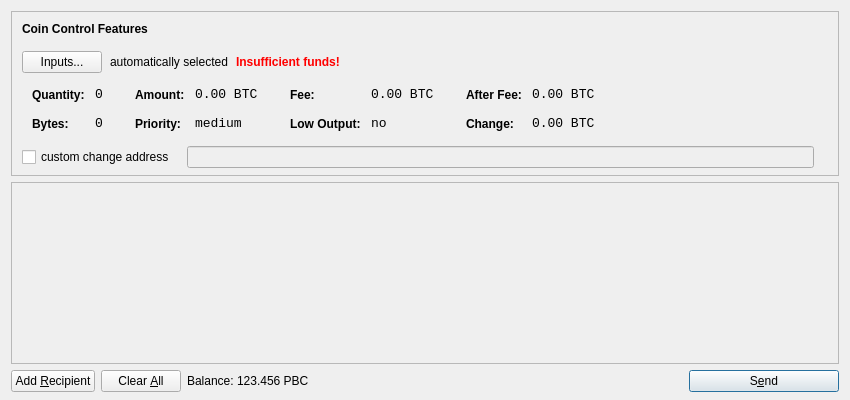
<?xml version="1.0" encoding="UTF-8"?>
<ui version="4.0">
 <class>SendCoinsDialog</class>
 <widget class="QDialog" name="SendCoinsDialog">
  <property name="geometry">
   <rect>
    <x>0</x>
    <y>0</y>
    <width>850</width>
    <height>400</height>
   </rect>
  </property>
  <property name="windowTitle">
   <string>Send Coins</string>
  </property>
  <layout class="QVBoxLayout" name="verticalLayout" stretch="0,1,0">
   <property name="bottomMargin">
    <number>8</number>
   </property>
   <item>
    <widget class="QFrame" name="frameCoinControl">
     <property name="sizePolicy">
      <sizepolicy hsizetype="Expanding" vsizetype="Expanding">
       <horstretch>0</horstretch>
       <verstretch>0</verstretch>
      </sizepolicy>
     </property>
     <property name="maximumSize">
      <size>
       <width>16777215</width>
       <height>16777215</height>
      </size>
     </property>
     <property name="frameShape">
      <enum>QFrame::StyledPanel</enum>
     </property>
     <property name="frameShadow">
      <enum>QFrame::Sunken</enum>
     </property>
     <layout class="QVBoxLayout" name="verticalLayoutCoinControl2">
      <property name="spacing">
       <number>-1</number>
      </property>
      <property name="leftMargin">
       <number>0</number>
      </property>
      <property name="topMargin">
       <number>0</number>
      </property>
      <property name="rightMargin">
       <number>0</number>
      </property>
      <property name="bottomMargin">
       <number>6</number>
      </property>
      <item>
       <layout class="QVBoxLayout" name="verticalLayoutCoinControl" stretch="0,0,0,0,1">
        <property name="spacing">
         <number>0</number>
        </property>
        <property name="leftMargin">
         <number>10</number>
        </property>
        <property name="topMargin">
         <number>10</number>
        </property>
        <item>
         <layout class="QHBoxLayout" name="horizontalLayoutCoinControl1">
          <property name="bottomMargin">
           <number>15</number>
          </property>
          <item>
           <widget class="QLabel" name="labelCoinControlFeatures">
            <property name="sizePolicy">
             <sizepolicy hsizetype="Preferred" vsizetype="Maximum">
              <horstretch>0</horstretch>
              <verstretch>0</verstretch>
             </sizepolicy>
            </property>
            <property name="font">
             <font>
              <weight>75</weight>
              <bold>true</bold>
             </font>
            </property>
            <property name="styleSheet">
             <string notr="true">font-weight:bold;</string>
            </property>
            <property name="text">
             <string>Coin Control Features</string>
            </property>
           </widget>
          </item>
         </layout>
        </item>
        <item>
         <layout class="QHBoxLayout" name="horizontalLayoutCoinControl2" stretch="0,0,0,0">
          <property name="spacing">
           <number>8</number>
          </property>
          <property name="bottomMargin">
           <number>10</number>
          </property>
          <item>
           <widget class="QPushButton" name="pushButtonCoinControl">
            <property name="styleSheet">
             <string notr="true"/>
            </property>
            <property name="text">
             <string>Inputs...</string>
            </property>
           </widget>
          </item>
          <item>
           <widget class="QLabel" name="labelCoinControlAutomaticallySelected">
            <property name="text">
             <string>automatically selected</string>
            </property>
            <property name="margin">
             <number>5</number>
            </property>
           </widget>
          </item>
          <item>
           <widget class="QLabel" name="labelCoinControlInsuffFunds">
            <property name="font">
             <font>
              <weight>75</weight>
              <bold>true</bold>
             </font>
            </property>
            <property name="styleSheet">
             <string notr="true">color:red;font-weight:bold;</string>
            </property>
            <property name="text">
             <string>Insufficient funds!</string>
            </property>
            <property name="margin">
             <number>5</number>
            </property>
           </widget>
          </item>
          <item>
           <spacer name="horizontalSpacerCoinControl">
            <property name="orientation">
             <enum>Qt::Horizontal</enum>
            </property>
            <property name="sizeHint" stdset="0">
             <size>
              <width>40</width>
              <height>1</height>
             </size>
            </property>
           </spacer>
          </item>
         </layout>
        </item>
        <item>
         <widget class="QWidget" name="widgetCoinControl" native="true">
          <property name="sizePolicy">
           <sizepolicy hsizetype="Preferred" vsizetype="Preferred">
            <horstretch>0</horstretch>
            <verstretch>0</verstretch>
           </sizepolicy>
          </property>
          <property name="minimumSize">
           <size>
            <width>0</width>
            <height>0</height>
           </size>
          </property>
          <property name="styleSheet">
           <string notr="true"/>
          </property>
          <layout class="QHBoxLayout" name="horizontalLayoutCoinControl5">
           <property name="margin">
            <number>0</number>
           </property>
           <item>
            <layout class="QHBoxLayout" name="horizontalLayoutCoinControl3" stretch="0,0,0,1">
             <property name="spacing">
              <number>20</number>
             </property>
             <property name="topMargin">
              <number>0</number>
             </property>
             <property name="bottomMargin">
              <number>10</number>
             </property>
             <item>
              <layout class="QFormLayout" name="formLayoutCoinControl1">
               <property name="horizontalSpacing">
                <number>10</number>
               </property>
               <property name="verticalSpacing">
                <number>14</number>
               </property>
               <property name="leftMargin">
                <number>10</number>
               </property>
               <property name="topMargin">
                <number>4</number>
               </property>
               <property name="rightMargin">
                <number>6</number>
               </property>
               <item row="0" column="0">
                <widget class="QLabel" name="labelCoinControlQuantityText">
                 <property name="styleSheet">
                  <string notr="true">font-weight:bold;</string>
                 </property>
                 <property name="text">
                  <string>Quantity:</string>
                 </property>
                 <property name="margin">
                  <number>0</number>
                 </property>
                </widget>
               </item>
               <item row="0" column="1">
                <widget class="QLabel" name="labelCoinControlQuantity">
                 <property name="font">
                  <font>
                   <family>Monospace</family>
                   <pointsize>10</pointsize>
                  </font>
                 </property>
                 <property name="cursor">
                  <cursorShape>IBeamCursor</cursorShape>
                 </property>
                 <property name="contextMenuPolicy">
                  <enum>Qt::ActionsContextMenu</enum>
                 </property>
                 <property name="text">
                  <string notr="true">0</string>
                 </property>
                 <property name="margin">
                  <number>0</number>
                 </property>
                 <property name="textInteractionFlags">
                  <set>Qt::LinksAccessibleByMouse|Qt::TextSelectableByKeyboard|Qt::TextSelectableByMouse</set>
                 </property>
                </widget>
               </item>
               <item row="1" column="0">
                <widget class="QLabel" name="labelCoinControlBytesText">
                 <property name="styleSheet">
                  <string notr="true">font-weight:bold;</string>
                 </property>
                 <property name="text">
                  <string>Bytes:</string>
                 </property>
                </widget>
               </item>
               <item row="1" column="1">
                <widget class="QLabel" name="labelCoinControlBytes">
                 <property name="font">
                  <font>
                   <family>Monospace</family>
                   <pointsize>10</pointsize>
                  </font>
                 </property>
                 <property name="cursor">
                  <cursorShape>IBeamCursor</cursorShape>
                 </property>
                 <property name="contextMenuPolicy">
                  <enum>Qt::ActionsContextMenu</enum>
                 </property>
                 <property name="text">
                  <string notr="true">0</string>
                 </property>
                 <property name="textInteractionFlags">
                  <set>Qt::LinksAccessibleByMouse|Qt::TextSelectableByKeyboard|Qt::TextSelectableByMouse</set>
                 </property>
                </widget>
               </item>
              </layout>
             </item>
             <item>
              <layout class="QFormLayout" name="formLayoutCoinControl2">
               <property name="horizontalSpacing">
                <number>10</number>
               </property>
               <property name="verticalSpacing">
                <number>14</number>
               </property>
               <property name="leftMargin">
                <number>6</number>
               </property>
               <property name="topMargin">
                <number>4</number>
               </property>
               <property name="rightMargin">
                <number>6</number>
               </property>
               <item row="0" column="0">
                <widget class="QLabel" name="labelCoinControlAmountText">
                 <property name="styleSheet">
                  <string notr="true">font-weight:bold;</string>
                 </property>
                 <property name="text">
                  <string>Amount:</string>
                 </property>
                 <property name="margin">
                  <number>0</number>
                 </property>
                </widget>
               </item>
               <item row="0" column="1">
                <widget class="QLabel" name="labelCoinControlAmount">
                 <property name="font">
                  <font>
                   <family>Monospace</family>
                   <pointsize>10</pointsize>
                  </font>
                 </property>
                 <property name="cursor">
                  <cursorShape>IBeamCursor</cursorShape>
                 </property>
                 <property name="contextMenuPolicy">
                  <enum>Qt::ActionsContextMenu</enum>
                 </property>
                 <property name="text">
                  <string notr="true">0.00 BTC</string>
                 </property>
                 <property name="textInteractionFlags">
                  <set>Qt::LinksAccessibleByMouse|Qt::TextSelectableByKeyboard|Qt::TextSelectableByMouse</set>
                 </property>
                </widget>
               </item>
               <item row="1" column="0">
                <widget class="QLabel" name="labelCoinControlPriorityText">
                 <property name="styleSheet">
                  <string notr="true">font-weight:bold;</string>
                 </property>
                 <property name="text">
                  <string>Priority:</string>
                 </property>
                </widget>
               </item>
               <item row="1" column="1">
                <widget class="QLabel" name="labelCoinControlPriority">
                 <property name="font">
                  <font>
                   <family>Monospace</family>
                   <pointsize>10</pointsize>
                  </font>
                 </property>
                 <property name="cursor">
                  <cursorShape>IBeamCursor</cursorShape>
                 </property>
                 <property name="contextMenuPolicy">
                  <enum>Qt::ActionsContextMenu</enum>
                 </property>
                 <property name="text">
                  <string>medium</string>
                 </property>
                 <property name="textInteractionFlags">
                  <set>Qt::LinksAccessibleByMouse|Qt::TextSelectableByKeyboard|Qt::TextSelectableByMouse</set>
                 </property>
                </widget>
               </item>
              </layout>
             </item>
             <item>
              <layout class="QFormLayout" name="formLayoutCoinControl3">
               <property name="horizontalSpacing">
                <number>10</number>
               </property>
               <property name="verticalSpacing">
                <number>14</number>
               </property>
               <property name="leftMargin">
                <number>6</number>
               </property>
               <property name="topMargin">
                <number>4</number>
               </property>
               <property name="rightMargin">
                <number>6</number>
               </property>
               <item row="0" column="0">
                <widget class="QLabel" name="labelCoinControlFeeText">
                 <property name="styleSheet">
                  <string notr="true">font-weight:bold;</string>
                 </property>
                 <property name="text">
                  <string>Fee:</string>
                 </property>
                 <property name="margin">
                  <number>0</number>
                 </property>
                </widget>
               </item>
               <item row="0" column="1">
                <widget class="QLabel" name="labelCoinControlFee">
                 <property name="font">
                  <font>
                   <family>Monospace</family>
                   <pointsize>10</pointsize>
                  </font>
                 </property>
                 <property name="cursor">
                  <cursorShape>IBeamCursor</cursorShape>
                 </property>
                 <property name="contextMenuPolicy">
                  <enum>Qt::ActionsContextMenu</enum>
                 </property>
                 <property name="text">
                  <string notr="true">0.00 BTC</string>
                 </property>
                 <property name="textInteractionFlags">
                  <set>Qt::LinksAccessibleByMouse|Qt::TextSelectableByKeyboard|Qt::TextSelectableByMouse</set>
                 </property>
                </widget>
               </item>
               <item row="1" column="0">
                <widget class="QLabel" name="labelCoinControlLowOutputText">
                 <property name="styleSheet">
                  <string notr="true">font-weight:bold;</string>
                 </property>
                 <property name="text">
                  <string>Low Output:</string>
                 </property>
                </widget>
               </item>
               <item row="1" column="1">
                <widget class="QLabel" name="labelCoinControlLowOutput">
                 <property name="font">
                  <font>
                   <family>Monospace</family>
                   <pointsize>10</pointsize>
                  </font>
                 </property>
                 <property name="cursor">
                  <cursorShape>IBeamCursor</cursorShape>
                 </property>
                 <property name="contextMenuPolicy">
                  <enum>Qt::ActionsContextMenu</enum>
                 </property>
                 <property name="text">
                  <string>no</string>
                 </property>
                 <property name="textInteractionFlags">
                  <set>Qt::LinksAccessibleByMouse|Qt::TextSelectableByKeyboard|Qt::TextSelectableByMouse</set>
                 </property>
                </widget>
               </item>
              </layout>
             </item>
             <item>
              <layout class="QFormLayout" name="formLayoutCoinControl4">
               <property name="horizontalSpacing">
                <number>10</number>
               </property>
               <property name="verticalSpacing">
                <number>14</number>
               </property>
               <property name="leftMargin">
                <number>6</number>
               </property>
               <property name="topMargin">
                <number>4</number>
               </property>
               <property name="rightMargin">
                <number>6</number>
               </property>
               <item row="0" column="0">
                <widget class="QLabel" name="labelCoinControlAfterFeeText">
                 <property name="styleSheet">
                  <string notr="true">font-weight:bold;</string>
                 </property>
                 <property name="text">
                  <string>After Fee:</string>
                 </property>
                 <property name="margin">
                  <number>0</number>
                 </property>
                </widget>
               </item>
               <item row="0" column="1">
                <widget class="QLabel" name="labelCoinControlAfterFee">
                 <property name="font">
                  <font>
                   <family>Monospace</family>
                   <pointsize>10</pointsize>
                  </font>
                 </property>
                 <property name="cursor">
                  <cursorShape>IBeamCursor</cursorShape>
                 </property>
                 <property name="contextMenuPolicy">
                  <enum>Qt::ActionsContextMenu</enum>
                 </property>
                 <property name="text">
                  <string notr="true">0.00 BTC</string>
                 </property>
                 <property name="textInteractionFlags">
                  <set>Qt::LinksAccessibleByMouse|Qt::TextSelectableByKeyboard|Qt::TextSelectableByMouse</set>
                 </property>
                </widget>
               </item>
               <item row="1" column="0">
                <widget class="QLabel" name="labelCoinControlChangeText">
                 <property name="styleSheet">
                  <string notr="true">font-weight:bold;</string>
                 </property>
                 <property name="text">
                  <string>Change:</string>
                 </property>
                </widget>
               </item>
               <item row="1" column="1">
                <widget class="QLabel" name="labelCoinControlChange">
                 <property name="font">
                  <font>
                   <family>Monospace</family>
                   <pointsize>10</pointsize>
                  </font>
                 </property>
                 <property name="cursor">
                  <cursorShape>IBeamCursor</cursorShape>
                 </property>
                 <property name="contextMenuPolicy">
                  <enum>Qt::ActionsContextMenu</enum>
                 </property>
                 <property name="text">
                  <string notr="true">0.00 BTC</string>
                 </property>
                 <property name="textInteractionFlags">
                  <set>Qt::LinksAccessibleByMouse|Qt::TextSelectableByKeyboard|Qt::TextSelectableByMouse</set>
                 </property>
                </widget>
               </item>
              </layout>
             </item>
            </layout>
           </item>
          </layout>
         </widget>
        </item>
        <item>
         <layout class="QHBoxLayout" name="horizontalLayoutCoinControl4" stretch="0,0,0">
          <property name="spacing">
           <number>12</number>
          </property>
          <property name="sizeConstraint">
           <enum>QLayout::SetDefaultConstraint</enum>
          </property>
          <property name="topMargin">
           <number>5</number>
          </property>
          <property name="rightMargin">
           <number>5</number>
          </property>
          <item>
           <widget class="QCheckBox" name="checkBoxCoinControlChange">
            <property name="text">
             <string>custom change address</string>
            </property>
           </widget>
          </item>
          <item>
           <widget class="QLineEdit" name="lineEditCoinControlChange">
            <property name="enabled">
             <bool>false</bool>
            </property>
            <property name="sizePolicy">
             <sizepolicy hsizetype="Expanding" vsizetype="Fixed">
              <horstretch>0</horstretch>
              <verstretch>0</verstretch>
             </sizepolicy>
            </property>
           </widget>
          </item>
          <item>
           <widget class="QLabel" name="labelCoinControlChangeLabel">
            <property name="sizePolicy">
             <sizepolicy hsizetype="Preferred" vsizetype="Expanding">
              <horstretch>0</horstretch>
              <verstretch>0</verstretch>
             </sizepolicy>
            </property>
            <property name="minimumSize">
             <size>
              <width>0</width>
              <height>0</height>
             </size>
            </property>
            <property name="text">
             <string/>
            </property>
            <property name="margin">
             <number>3</number>
            </property>
           </widget>
          </item>
         </layout>
        </item>
        <item>
         <spacer name="verticalSpacerCoinControl">
          <property name="orientation">
           <enum>Qt::Vertical</enum>
          </property>
          <property name="sizeHint" stdset="0">
           <size>
            <width>800</width>
            <height>1</height>
           </size>
          </property>
         </spacer>
        </item>
       </layout>
      </item>
     </layout>
    </widget>
   </item>
   <item>
    <widget class="QScrollArea" name="scrollArea">
     <property name="widgetResizable">
      <bool>true</bool>
     </property>
     <widget class="QWidget" name="scrollAreaWidgetContents">
      <property name="geometry">
       <rect>
        <x>0</x>
        <y>0</y>
        <width>830</width>
        <height>165</height>
       </rect>
      </property>
      <layout class="QVBoxLayout" name="verticalLayout_2">
       <property name="margin">
        <number>0</number>
       </property>
       <item>
        <layout class="QVBoxLayout" name="entries">
         <property name="spacing">
          <number>6</number>
         </property>
        </layout>
       </item>
       <item>
        <spacer name="verticalSpacer">
         <property name="orientation">
          <enum>Qt::Vertical</enum>
         </property>
         <property name="sizeHint" stdset="0">
          <size>
           <width>20</width>
           <height>40</height>
          </size>
         </property>
        </spacer>
       </item>
      </layout>
     </widget>
    </widget>
   </item>
   <item>
    <layout class="QHBoxLayout" name="horizontalLayout">
     <item>
      <widget class="QPushButton" name="addButton">
       <property name="toolTip">
        <string>Send to multiple recipients at once</string>
       </property>
       <property name="text">
        <string>Add &amp;Recipient</string>
       </property>
       <property name="icon">
        <iconset resource="../bitcoin.qrc">
         <normaloff>:/icons/add</normaloff>:/icons/add</iconset>
       </property>
       <property name="autoDefault">
        <bool>false</bool>
       </property>
      </widget>
     </item>
     <item>
      <widget class="QPushButton" name="clearButton">
       <property name="sizePolicy">
        <sizepolicy hsizetype="Minimum" vsizetype="Fixed">
         <horstretch>0</horstretch>
         <verstretch>0</verstretch>
        </sizepolicy>
       </property>
       <property name="toolTip">
        <string>Remove all transaction fields</string>
       </property>
       <property name="text">
        <string>Clear &amp;All</string>
       </property>
       <property name="icon">
        <iconset resource="../bitcoin.qrc">
         <normaloff>:/icons/remove</normaloff>:/icons/remove</iconset>
       </property>
       <property name="autoRepeatDelay">
        <number>300</number>
       </property>
       <property name="autoDefault">
        <bool>false</bool>
       </property>
      </widget>
     </item>
     <item>
      <layout class="QHBoxLayout" name="horizontalLayout_2">
       <property name="spacing">
        <number>3</number>
       </property>
       <item>
        <widget class="QLabel" name="label">
         <property name="text">
          <string>Balance:</string>
         </property>
        </widget>
       </item>
       <item>
        <widget class="QLabel" name="labelBalance">
         <property name="cursor">
          <cursorShape>IBeamCursor</cursorShape>
         </property>
         <property name="text">
          <string>123.456 PBC</string>
         </property>
         <property name="textInteractionFlags">
          <set>Qt::LinksAccessibleByMouse|Qt::TextSelectableByKeyboard|Qt::TextSelectableByMouse</set>
         </property>
        </widget>
       </item>
      </layout>
     </item>
     <item>
      <spacer name="horizontalSpacer">
       <property name="orientation">
        <enum>Qt::Horizontal</enum>
       </property>
       <property name="sizeHint" stdset="0">
        <size>
         <width>40</width>
         <height>20</height>
        </size>
       </property>
      </spacer>
     </item>
     <item>
      <widget class="QPushButton" name="sendButton">
       <property name="minimumSize">
        <size>
         <width>150</width>
         <height>0</height>
        </size>
       </property>
       <property name="toolTip">
        <string>Confirm the send action</string>
       </property>
       <property name="text">
        <string>S&amp;end</string>
       </property>
       <property name="icon">
        <iconset resource="../bitcoin.qrc">
         <normaloff>:/icons/send</normaloff>:/icons/send</iconset>
       </property>
       <property name="default">
        <bool>true</bool>
       </property>
      </widget>
     </item>
    </layout>
   </item>
  </layout>
 </widget>
 <resources>
  <include location="../bitcoin.qrc"/>
 </resources>
 <connections/>
</ui>
